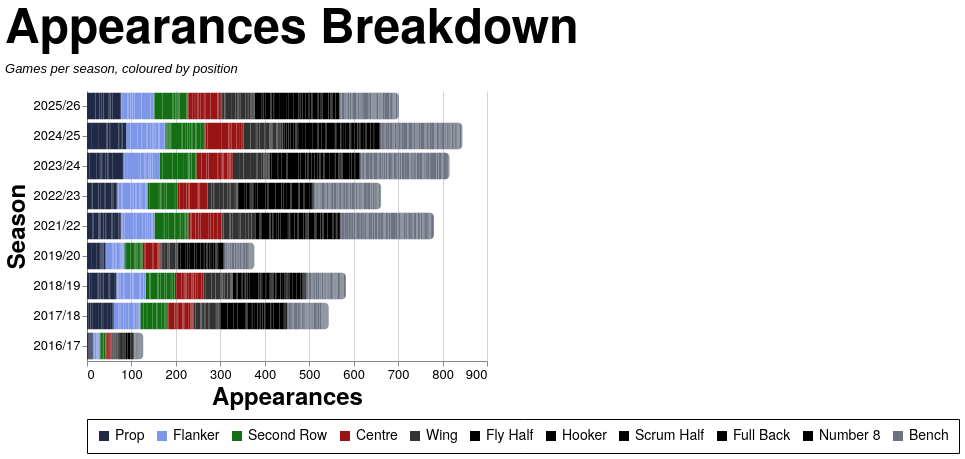

The Vega-Lite source for this figure:
### Vega-Lite specification from a JSON file in a GitHub repository (floating-point values rounded to 4 significant figures; data arrays with more than 128 entries replaced by an {"elided": "..."} marker saying what was removed)
{"config": {"axis": {"labelFont": "PT Sans Narrow, Helvetica Neue, Helvetica, Arial, sans-serif", "titleFont": "PT Sans Narrow, Helvetica Neue, Helvetica, Arial, sans-serif", "labelFontSize": 13, "titleFontSize": 24, "gridColor": "#202947", "gridOpacity": 0.2, "zindex": 1}, "text": {"font": "Lato, sans-serif"}, "bar": {"cornerRadiusEnd": 5}, "header": {"labelFont": "PT Sans Narrow, Helvetica Neue, Helvetica, Arial, sans-serif", "titleFont": "PT Sans Narrow, Helvetica Neue, Helvetica, Arial, sans-serif", "labelFontSize": 24, "titleFontSize": 28, "labelFontWeight": "bold", "orient": "left"}, "legend": {"labelFont": "PT Sans Narrow, Helvetica Neue, Helvetica, Arial, sans-serif", "titleFont": "PT Sans Narrow, Helvetica Neue, Helvetica, Arial, sans-serif", "labelFontSize": 14, "titleFontSize": 16, "titlePadding": 5, "fillColor": "white", "strokeColor": "black", "padding": 10, "titleFontWeight": "lighter", "titleFontStyle": "italic", "titleColor": "gray", "offset": 10}, "title": {"font": "PT Sans Narrow, Helvetica Neue, Helvetica, Arial, sans-serif", "fontSize": 48, "fontWeight": "bold", "anchor": "start", "align": "center", "titlePadding": 20, "subtitlePadding": 10, "subtitleFontSize": 13, "subtitleColor": "", "subtitleFontStyle": "italic", "offset": 15, "color": "black"}, "axisX": {"labelAngle": 0}, "facet": {"title": null, "header": null, "align": {"row": "each", "column": "each"}, "spacing": 10}, "resolve": {"scale": {"y": "independent", "facet": "independent"}}, "background": "transparent", "scale": {"offsetBandPaddingOuter": 0.2, "offsetBandPaddingInner": 0.1}, "view": {"stroke": null, "background": "transparent"}}, "data": {"name": "data-9f3a40b928c6a005c66396fcd809e7f1"}, "mark": {"type": "bar"}, "encoding": {"color": {"field": "color_value", "legend": {"orient": "bottom", "title": null}, "scale": {"domain": ["Prop", "Flanker", "Second Row", "Centre", "Wing", "Fly Half", "Hooker", "Scrum Half", "Full Back", "Number 8", "Bench"], "range": ["#202946", "#7d96e8", "#146f14", "#991515", "#333333", "#000000", "#000000", "#000000", "#000000", "#000000", "#6b7280"]}, "type": "nominal"}, "order": {"field": "stack_order", "type": "quantitative"}, "tooltip": [{"field": "player", "title": "Player", "type": "nominal"}, {"field": "season", "title": "Season", "type": "nominal"}, {"field": "color_value", "title": "Position", "type": "nominal"}, {"aggregate": "sum", "field": "apps", "title": "Appearances", "type": "quantitative"}], "x": {"aggregate": "sum", "field": "apps", "title": "Appearances", "type": "quantitative"}, "y": {"field": "season", "sort": {"field": "season_sort", "op": "max", "order": "descending"}, "title": "Season", "type": "nominal"}}, "height": {"step": 30}, "title": {"text": "Appearances Breakdown", "subtitle": "Games per season, coloured by position"}, "width": 400, "$schema": "https://vega.github.io/schema/vega-lite/v5.20.1.json", "datasets": {"data-9f3a40b928c6a005c66396fcd809e7f1": {"elided": "2509 records"}}}
